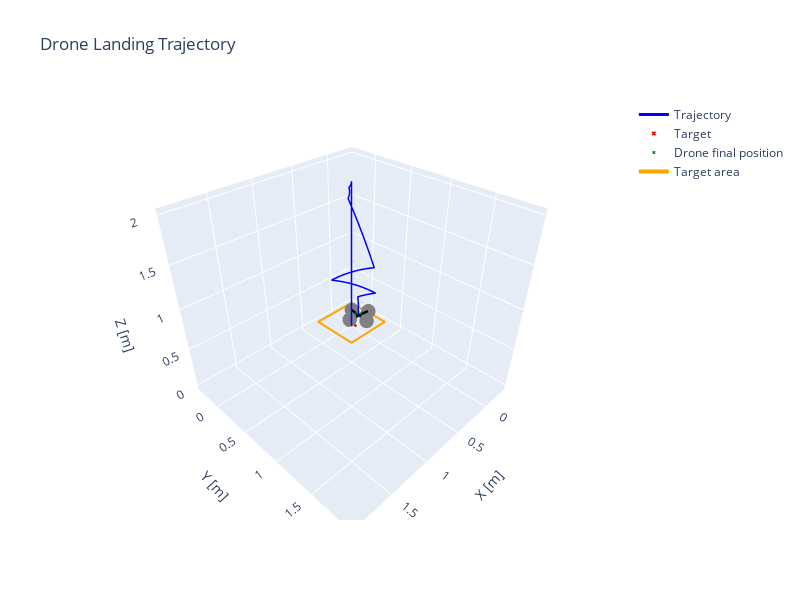

Write notebook code for a chart like this one.
### Markdown cell above
When introducing delays, the drone oscillates around the target in a non-intended way. More specifically, delay introduction :
- 1) makes the drone turning around itself which causes a deviation from the target
- 2) makes the drone oscillates around the target in $x/y$ direction

Because od the introduction of the delay, the stability of the controller is reduced, it manages to keep the drone in a bounded area around the target but fails making it slowly converging to it.

To solve the first issue, we will treat the yaw ($\theta$) axis in 2-steps:
- No yaw movement if the drone is more than 0.3m away of the target
- Yaw + x/y axis if the drone is 0.3m close to the target

### Code cell
sim_dt = 0.1         # simulation step (10 Hz)
env = DroneLandingEnv(render_mode=None, dt=sim_dt)
controller_dt = 1.0  # controller step (1 Hz)

pid = PIDController(Kp=[2.0,2.0,2.0, 2.0], Ki=[0.1,0.1,0.1,0.2], Kd=[0.0,0.0,0.0,0.0], dt=controller_dt, integral_limit=0.5, z_fixed_speed= -0.2, yaw_2_steps =True)

states, target = run_pid_simulation(env = env, pid = pid, init_mode='fixed', plot=True, init_pos = [2.0,2.0,2.0,2.0])

### Figure 1 — Plotly figure (JSON) as saved in the notebook; plotly's stock layout.template omitted (floating-point values rounded to 4 significant figures)
{"data": [{"line": {"color": "blue", "width": 3}, "mode": "lines", "name": "Trajectory", "x": [1.929, 1.859, 1.788, 1.717, 1.647, 1.576, 1.505, 1.435, 1.364, 1.293, 1.223, 1.152, 1.081, 1.011, 0.9403, 0.8697, 0.7991, 0.7285, 0.6578, 0.5872, 0.517, 0.4467, 0.3765, 0.3063, 0.236, 0.1658, 0.09553, 0.02528, -0.04496, -0.1152, -0.1105, -0.1054, -0.09994, -0.0941, -0.08799, -0.08166, -0.07518, -0.06861, -0.06201, -0.05546, -0.05178, -0.04739, -0.04231, -0.03659, -0.0303, -0.0235, -0.01625, -0.00862, -0.0006903, 0.007462, -0.01213, -0.03042, -0.04735, -0.0629, -0.07702, -0.08967, -0.1008, -0.1105, -0.1186, -0.1251, -0.1051, -0.08127, -0.05366, -0.02249, 0.01201, 0.04962, 0.09005, 0.133, 0.1783, 0.2254, 0.1742, 0.1248, 0.07732, 0.0322, -0.0103, -0.04988, -0.08629, -0.1193, -0.1487, -0.1742, -0.1458, -0.1137, -0.07816, -0.03933, -0.04596, -0.05305, -0.07191], "y": [1.929, 1.859, 1.788, 1.717, 1.647, 1.576, 1.505, 1.435, 1.364, 1.293, 1.223, 1.152, 1.081, 1.011, 0.9403, 0.8697, 0.7991, 0.7285, 0.6578, 0.5872, 0.517, 0.4467, 0.3765, 0.3063, 0.236, 0.1658, 0.09553, 0.02528, -0.04496, -0.1152, -0.1105, -0.1064, -0.1027, -0.09963, -0.09714, -0.09527, -0.09404, -0.09346, -0.09354, -0.09428, -0.08677, -0.07966, -0.07302, -0.06691, -0.0614, -0.05655, -0.05239, -0.04896, -0.04631, -0.04446, -0.01854, 0.008329, 0.03606, 0.0646, 0.09388, 0.1238, 0.1543, 0.1854, 0.2168, 0.2487, 0.2011, 0.1553, 0.1116, 0.07048, 0.03207, -0.003311, -0.03542, -0.06403, -0.08894, -0.11, -0.0912, -0.06833, -0.04153, -0.01096, 0.02317, 0.06064, 0.1012, 0.1446, 0.1905, 0.2386, 0.1922, 0.1482, 0.107, 0.06889, 0.07419, 0.06706, 0.05905], "z": [1.997, 1.993, 1.99, 1.986, 1.983, 1.979, 1.976, 1.972, 1.969, 1.965, 1.96, 1.954, 1.949, 1.944, 1.938, 1.933, 1.928, 1.922, 1.917, 1.912, 1.9, 1.889, 1.877, 1.866, 1.854, 1.843, 1.831, 1.82, 1.808, 1.797, 1.792, 1.787, 1.782, 1.777, 1.773, 1.768, 1.763, 1.758, 1.753, 1.748, 1.739, 1.729, 1.72, 1.711, 1.701, 1.692, 1.682, 1.673, 1.663, 1.654, 1.573, 1.493, 1.412, 1.332, 1.251, 1.17, 1.09, 1.009, 0.9284, 0.8478, 0.8304, 0.813, 0.7956, 0.7781, 0.7607, 0.7433, 0.7259, 0.7085, 0.6911, 0.6736, 0.6529, 0.6322, 0.6116, 0.5909, 0.5702, 0.5495, 0.5288, 0.5081, 0.4874, 0.4667, 0.4491, 0.4315, 0.4139, 0.3962, 0.2962, 0.1962, 0.09624], "type": "scatter3d"}, {"marker": {"color": "red", "size": 4, "symbol": "x"}, "mode": "markers", "name": "Target", "x": [0.0], "y": [0.0], "z": [0.0], "type": "scatter3d"}, {"marker": {"color": "green", "size": 3, "symbol": "x"}, "mode": "markers", "name": "Drone final position", "x": [-0.07191], "y": [0.05905], "z": [0.09624], "type": "scatter3d"}, {"line": {"color": "black", "width": 5}, "mode": "lines", "showlegend": false, "x": [-0.2207, 0.07684], "y": [0.07834, 0.03975], "z": [0.09624, 0.09624], "type": "scatter3d"}, {"line": {"color": "black", "width": 5}, "mode": "lines", "showlegend": false, "x": [-0.0912, -0.05261], "y": [-0.08971, 0.2078], "z": [0.09624, 0.09624], "type": "scatter3d"}, {"marker": {"color": "gray", "size": 5, "symbol": "circle"}, "mode": "markers", "showlegend": false, "x": [0.07684], "y": [0.03975], "z": [0.09624], "type": "scatter3d"}, {"marker": {"color": "gray", "size": 5, "symbol": "circle"}, "mode": "markers", "showlegend": false, "x": [-0.2207], "y": [0.07834], "z": [0.09624], "type": "scatter3d"}, {"marker": {"color": "gray", "size": 5, "symbol": "circle"}, "mode": "markers", "showlegend": false, "x": [-0.05261], "y": [0.2078], "z": [0.09624], "type": "scatter3d"}, {"marker": {"color": "gray", "size": 5, "symbol": "circle"}, "mode": "markers", "showlegend": false, "x": [-0.0912], "y": [-0.08971], "z": [0.09624], "type": "scatter3d"}, {"line": {"color": "orange", "width": 4}, "mode": "lines", "name": "Target area", "x": [-0.3, 0.3, 0.3, -0.3, -0.3], "y": [-0.3, -0.3, 0.3, 0.3, -0.3], "z": [0.0, 0.0, 0.0, 0.0, 0.0], "type": "scatter3d"}], "layout": {"scene": {"xaxis": {"title": {"text": "X [m]"}}, "yaxis": {"title": {"text": "Y [m]"}}, "zaxis": {"title": {"text": "Z [m]"}}, "aspectmode": "data"}, "title": {"text": "Drone Landing Trajectory"}, "width": 800, "height": 600}}
